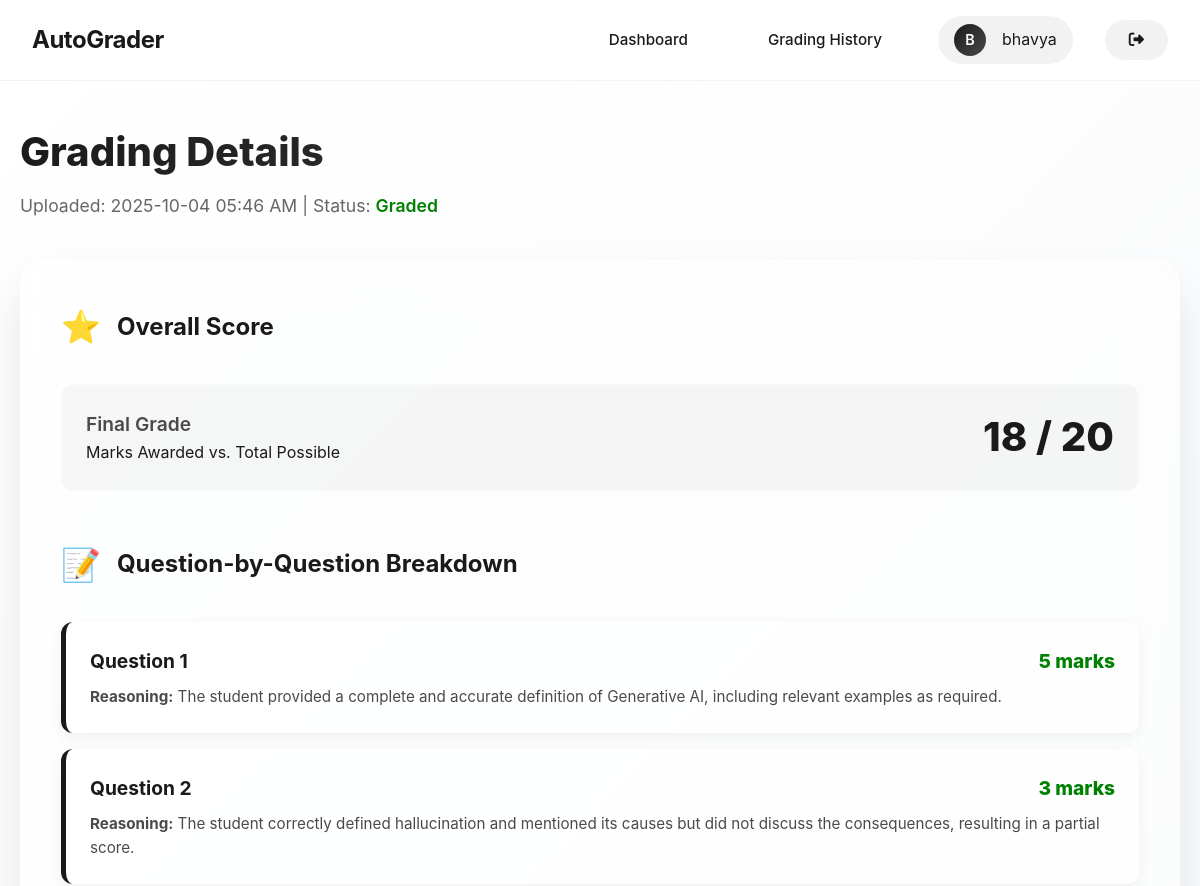
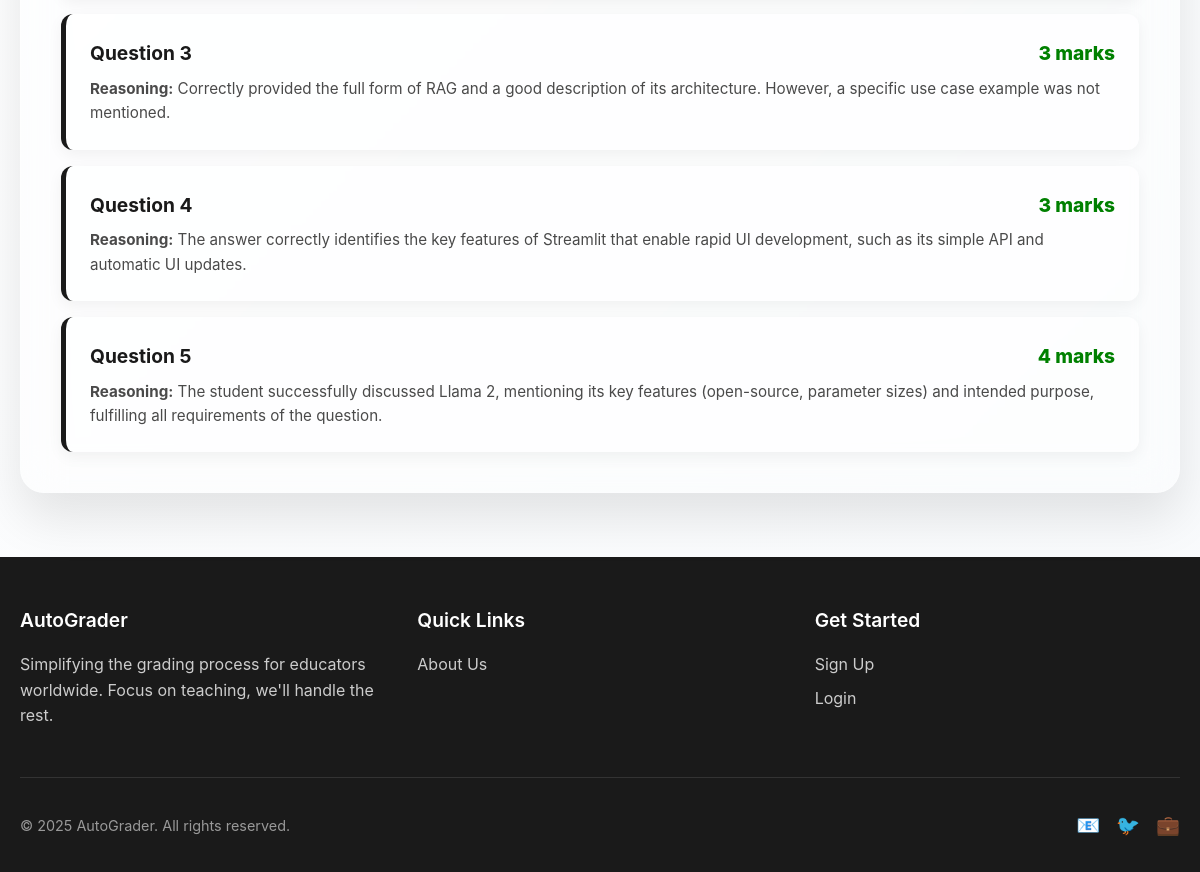
/results/15/details/ (signed in), run on the app's committed database (2 pictures, top to bottom).
### grading_app/models.py (models this page shows, shortened)
class User(AbstractUser):
    USER_TYPE_CHOICES = (
        ('student', 'Student'),
        ('teacher', 'Teacher'),
    )
    user_type = models.CharField(max_length=10, choices=USER_TYPE_CHOICES)

class Upload(models.Model):
    STATUS_CHOICES = [
        ('N', 'Not Processed'),
        ('GRADED', 'Graded'),
        ('FAILED', 'Failed'),
    ]
    user = models.ForeignKey(User, on_delete=models.CASCADE, null=True, blank=True)
    question_paper = models.FileField(upload_to='uploads/questions/')
    model_answer = models.FileField(upload_to='uploads/answers/')
    student_answers = models.FileField(upload_to='uploads/students/')
    uploaded_at = models.DateTimeField(auto_now_add=True)
    status = models.CharField(max_length=20, choices=STATUS_CHOICES, default='N')  # ✅ new field

### grading_app/views.py (the view)
# urls.py: path('results/<int:upload_id>/details/', views.detailed_grading_view, name='detailed_grading'),
def detailed_grading_view(request, upload_id):
    upload_instance = get_object_or_404(Upload, id=upload_id)
    result = get_object_or_404(GradingResult, upload=upload_instance)
    context = {
        'upload': upload_instance,
        'grading_details': result.result_json,   # ✅ matches template
        'total_awarded': result.total_marks_awarded(),  # ✅ matches template
        'total_possible': result.total_possible_marks,  # ✅ matches template
    }
    return render(request, 'detailed_grading_result.html', context)

### grading_app/models.py (called while the page is built)
    def total_marks_awarded(self):
        return sum(item.get('marks', 0) for item in self.result_json)

    @property
    def total_possible_marks(self):
        return sum(item.get('max_marks', 0) for item in self.result_json)

### grading_app/templates/detailed_grading_result.html (shortened to what this page needs)
<!DOCTYPE html>
<html lang="en">
<head>
      <link rel="stylesheet" href="https://cdnjs.cloudflare.com/ajax/libs/font-awesome/6.5.0/css/all.min.css">
</head>
<body>
    <nav>
        <div class="nav-container">
            <a href="/" class="logo">AutoGrader</a>
            <div class="nav-links">
                <a href="{% url 'teacher_dashboard' %}">Dashboard</a>
                <a href="{% url 'teacher_results' %}">Grading History</a>
                <div class="user-profile">
                    <div class="user-avatar">
                        {{ request.user.first_name|default:request.user.username|slice:":1"|upper }}
                    </div>
                    <span>
                        {{ request.user.first_name|default:request.user.username }}
                    </span>
                </div>
                 <a href="/logout/" class="logout-btn" title="Logout"><i class="fas fa-sign-out-alt"></i></a>
            </div>
        </div>
    </nav>
    <section class="page-header">
        <div class="container">
            <h1>Grading Details</h1>
            <p>Uploaded: {{ upload.uploaded_at|date:"Y-m-d H:i A" }} | Status: <span style="font-weight: 600; color: green;">{{ upload.get_status_display }}</span></p>
        </div>
    </section>
    <section class="container">
        {% if error %}
        <div class="glass-card">
            <p style="color: red;">Error: {{ error }}</p>
        </div>
        {% else %}
        <div class="glass-card">
            <div class="card-header">
                <span class="card-icon">⭐</span>
                <h2>Overall Score</h2>
            </div>
            <div class="score-display">
                <div class="score-text">
                    <h3>Final Grade</h3>
                    <p>Marks Awarded vs. Total Possible</p>
                </div>
                <div class="score-value">
                    {{ total_awarded }} / {{ total_possible }}
                </div>
            </div>
            <div class="card-header" style="margin-top: 3rem;">
                <span class="card-icon">📝</span>
                <h2>Question-by-Question Breakdown</h2>
            </div>
            <ul class="detail-list">
                {% for detail in grading_details %}
                <li class="detail-item">
                    <h3>
                        Question {{ detail.question_no }}
                        <span class="marks-awarded">{{ detail.marks }} marks</span>
                    </h3>
                    <p><strong>Reasoning:</strong> {{ detail.reason }}</p>
                    </li>
                {% empty %}
                <li class="detail-item">No detailed grading results found.</li>
                {% endfor %}
            </ul>
        </div>
        {% endif %}
    </section>
<footer class="footer">
    <div class="container">
        <div class="footer-content">
            <div class="footer-section">
                <h3>AutoGrader</h3>
                <p>Simplifying the grading process for educators worldwide. Focus on teaching, we'll handle the rest.</p>
            </div>
            <div class="footer-section">
                <h3>Quick Links</h3>
                <ul class="footer-links">
                    <li><a href="/about/">About Us</a></li>
                </ul>
            </div>
            <div class="footer-section">
                <h3>Get Started</h3>
                <ul class="footer-links">
                    <li><a href="/signup/">Sign Up</a></li>
                    <li><a href="/login/">Login</a></li>
                </ul>
            </div>
        </div>
        <div class="footer-bottom">
            <p>&copy; 2025 AutoGrader. All rights reserved.</p>
            <div class="social-links">
                <a href="#">📧</a>
                <a href="#">🐦</a>
                <a href="#">💼</a>
            </div>
        </div>
    </div>
</footer>
</body>
</html>

### grading_app/templates/detailed_grading_result.html (style rules this page uses)
* { margin: 0; padding: 0; box-sizing: border-box; }
body { font-family: 'Inter', -apple-system, BlinkMacSystemFont, 'Segoe UI', Roboto, sans-serif; background: linear-gradient(135deg, #ffffff 0%, #f8fafc 100%); color: #1a1a1a; line-height: 1.6; overflow-x: hidden; }
.container { max-width: 1200px; margin: 0 auto; padding: 0 20px; }
nav { position: fixed; top: 0; width: 100%; z-index: 1000; backdrop-filter: blur(20px); background: rgba(255, 255, 255, 0.8); border-bottom: 1px solid rgba(0, 0, 0, 0.05); transition: all 0.3s ease; }
.nav-container { display: flex; justify-content: space-between; align-items: center; padding: 1rem 2rem; }
.logo { font-size: 1.5rem; font-weight: 700; color: #1a1a1a; text-decoration: none; letter-spacing: -0.5px; }
.nav-links { display: flex; gap: 2rem; align-items: center; }
.nav-links a { color: #1a1a1a; text-decoration: none; font-weight: 500; font-size: 0.95rem; padding: 0.5rem 1.5rem; border-radius: 25px; transition: all 0.3s ease; }
.user-profile { display: flex; align-items: center; gap: 1rem; padding: 0.5rem 1rem; border-radius: 25px; background: rgba(0, 0, 0, 0.05); }
.user-avatar { width: 32px; height: 32px; border-radius: 50%; background: linear-gradient(135deg, #1a1a1a, #4a4a4a); display: flex; align-items: center; justify-content: center; color: white; font-size: 0.9rem; font-weight: 600; }
.page-header { padding: 120px 0 40px; text-align: left; }
.page-header h1 { font-size: 2.5rem; font-weight: 800; margin-bottom: 0.5rem; background: linear-gradient(135deg, #1a1a1a 0%, #4a4a4a 100%); -webkit-background-clip: text; -webkit-text-fill-color: transparent; background-clip: text; }
.page-header p { font-size: 1.1rem; color: #666; }
.glass-card { background: rgba(255, 255, 255, 0.25); backdrop-filter: blur(20px); border: 1px solid rgba(255, 255, 255, 0.2); border-radius: 24px; padding: 2.5rem; box-shadow: 0 25px 50px rgba(0, 0, 0, 0.1); transition: all 0.3s ease; position: relative; overflow: hidden; margin-bottom: 3rem; }
.glass-card::before { content: ''; position: absolute; top: 0; left: 0; right: 0; height: 1px; background: linear-gradient(90deg, transparent, rgba(255, 255, 255, 0.4), transparent); }
.card-header { display: flex; align-items: center; gap: 1rem; margin-bottom: 2rem; }
.card-icon { font-size: 2rem; }
.card-header h2 { font-size: 1.5rem; font-weight: 700; color: #1a1a1a; }
.score-display { display: flex; justify-content: space-between; align-items: center; padding: 1.5rem; background: rgba(0, 0, 0, 0.03); border-radius: 12px; margin-bottom: 2rem; border: 1px solid rgba(255, 255, 255, 0.4); }
.score-text h3 { font-size: 1.2rem; font-weight: 600; color: #4a4a4a; }
.score-value { font-size: 2.5rem; font-weight: 800; color: #1a1a1a; line-height: 1; }
.detail-list { list-style: none; display: grid; gap: 1rem; }
.detail-item { background: rgba(255, 255, 255, 0.6); border-radius: 12px; padding: 1.5rem; border-left: 5px solid #1a1a1a; box-shadow: 0 5px 15px rgba(0, 0, 0, 0.05); }
.detail-item h3 { font-size: 1.2rem; margin-bottom: 0.5rem; display: flex; justify-content: space-between; align-items: center; font-weight: 700; color: #1a1a1a; }
.detail-item p { font-size: 0.95rem; color: #4a4a4a; }
.marks-awarded { font-size: 1.2rem; font-weight: 800; color: green; }
.footer { background: #1a1a1a; color: #fff; padding: 3rem 0 2rem; margin-top: 4rem; }
.footer-content { display: grid; grid-template-columns: repeat(auto-fit, minmax(250px, 1fr)); gap: 2rem; margin-bottom: 2rem; }
.footer-section h3 { font-size: 1.2rem; font-weight: 600; margin-bottom: 1rem; color: #fff; }
.footer-section p { color: #ccc; line-height: 1.6; margin-bottom: 1rem; }
.footer-links { list-style: none; }
.footer-links li { margin-bottom: 0.5rem; }
.footer-links a { color: #ccc; text-decoration: none; transition: color 0.3s ease; }
.footer-bottom { border-top: 1px solid #333; padding-top: 2rem; display: flex; justify-content: space-between; align-items: center; flex-wrap: wrap; gap: 1rem; }
.footer-bottom p { color: #999; font-size: 0.9rem; }
.social-links { display: flex; gap: 1rem; }
.social-links a { color: #999; font-size: 1.2rem; text-decoration: none; transition: color 0.3s ease; }
.logout-btn { font-size: 1.2rem; text-decoration: none; color: #1a1a1a; padding: 0.5rem 1rem; border-radius: 50%; background: rgba(0,0,0,0.05); transition: all 0.3s ease; }

### data on the page
User: user.first_name "B", user.first_name "bhavya"
Upload: uploaded_at "2025-10-04 05:46 AM", status "Graded"

### other printed values
{{ total_awarded }} "18"
{{ total_possible }} "20"
{{ detail.question_no }} "1" "2" "3" "4" "5"
{{ detail.marks }} "5" "3" "3" "3" "4"
{{ detail.reason }} "The student provided a complete and accurate definition of Generative AI, including relevant examples as required." "The student correctly defined hallucination and mentioned its causes but did not discuss the consequences, resulting in a partial score." "Correctly provided the full form of RAG and a good description of its architecture. However, a specific use case example was not mentioned." "The answer correctly identifies the key features of Streamlit that enable rapid UI development, such as its simple API and automatic UI updates." "The student successfully discussed Llama 2, mentioning its key features (open-source, parameter sizes) and intended purpose, fulfilling all requirements of the question."
